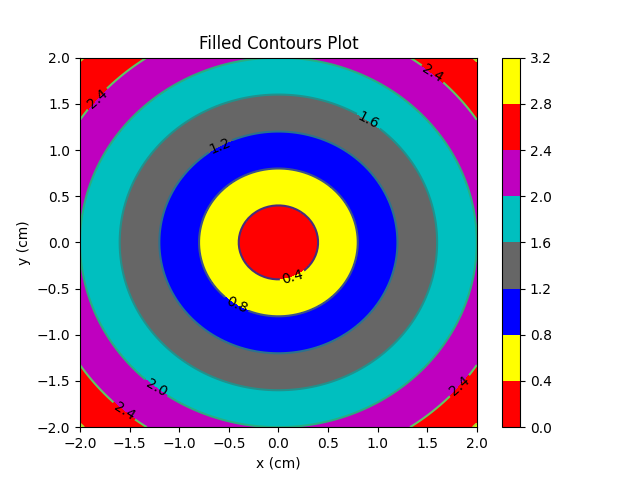

Generate this figure with Python:
import numpy as np
import matplotlib.pyplot as plot

xlist = np.linspace(-2.0, 2.0, 100)
ylist = np.linspace(-2.0, 2.0, 100)
X, Y = np.meshgrid(xlist, ylist)
Z = np.sqrt(X**2 + Y**2)

plot.figure()

contour = plot.contour(X, Y, Z)
plot.clabel(contour, colors = 'k', fmt = '%2.1f', fontsize=10)
c = ('red', 'yellow', 'blue', '0.4', 'c', 'm')
contour_filled = plot.contourf(X, Y, Z, colors=c)
plot.colorbar(contour_filled)

plot.title('Filled Contours Plot')
plot.xlabel('x (cm)')
plot.ylabel('y (cm)')
plot.show()
